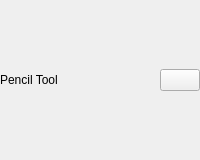
<?xml version="1.0" encoding="UTF-8"?>
<ui version="4.0">
  <class>PencilWidget</class>
  <widget class="QWidget" name="PencilWidget">
    <property name="geometry">
      <rect>
        <x>0</x>
        <y>0</y>
        <width>200</width>
        <height>160</height>
      </rect>
    </property>
    <property name="windowTitle">
      <string>Pencil Tool</string>
    </property>
    <layout class="QGridLayout" name="gridLayout" columnstretch="1,1,0">
      <property name="leftMargin">
        <number>0</number>
      </property>
      <property name="topMargin">
        <number>0</number>
      </property>
      <property name="rightMargin">
        <number>0</number>
      </property>
      <property name="bottomMargin">
        <number>0</number>
      </property>
      <property name="spacing">
        <number>4</number>
      </property>
      <item row="0" column="0" colspan="2">
        <widget class="QLabel" name="pencilToolLabel">
          <property name="text">
            <string>Pencil Tool</string>
          </property>
          <property name="class" stdset="0">
            <string>panel-heading</string>
          </property>
        </widget>
      </item>
      <item row="0" column="2">
        <widget class="QPushButton" name="pressureCheck">
          <property name="checkable">
            <bool>true</bool>
          </property>
          <property name="icon">
            <iconset>
              <normaloff>:/icons/draw-use-pressure</normaloff>
            </iconset>
          </property>
          <property name="toolTip">
            <string>Use tablet pressure while drawing</string>
          </property>
        </widget>
      </item>
    </layout>
  </widget>
  <resources/>
  <connections/>
</ui>
